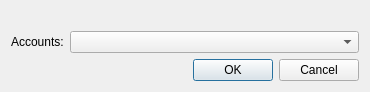
<?xml version="1.0" encoding="UTF-8"?>
<ui version="4.0">
 <class>AccountHandlerChooserDialog</class>
 <widget class="QDialog" name="AccountHandlerChooserDialog">
  <property name="geometry">
   <rect>
    <x>0</x>
    <y>0</y>
    <width>370</width>
    <height>91</height>
   </rect>
  </property>
  <property name="windowTitle">
   <string>Chose account</string>
  </property>
  <layout class="QVBoxLayout" name="verticalLayout">
   <item>
    <widget class="QLabel" name="Text_">
     <property name="text">
      <string/>
     </property>
    </widget>
   </item>
   <item>
    <layout class="QHBoxLayout" name="horizontalLayout">
     <item>
      <widget class="QLabel" name="label">
       <property name="text">
        <string>Accounts:</string>
       </property>
      </widget>
     </item>
     <item>
      <widget class="QComboBox" name="AccountsBox_">
       <property name="sizePolicy">
        <sizepolicy hsizetype="Expanding" vsizetype="Fixed">
         <horstretch>0</horstretch>
         <verstretch>0</verstretch>
        </sizepolicy>
       </property>
      </widget>
     </item>
    </layout>
   </item>
   <item>
    <widget class="QDialogButtonBox" name="buttonBox">
     <property name="orientation">
      <enum>Qt::Horizontal</enum>
     </property>
     <property name="standardButtons">
      <set>QDialogButtonBox::Cancel|QDialogButtonBox::Ok</set>
     </property>
    </widget>
   </item>
  </layout>
 </widget>
 <resources/>
 <connections>
  <connection>
   <sender>buttonBox</sender>
   <signal>accepted()</signal>
   <receiver>AccountHandlerChooserDialog</receiver>
   <slot>accept()</slot>
   <hints>
    <hint type="sourcelabel">
     <x>248</x>
     <y>254</y>
    </hint>
    <hint type="destinationlabel">
     <x>157</x>
     <y>274</y>
    </hint>
   </hints>
  </connection>
  <connection>
   <sender>buttonBox</sender>
   <signal>rejected()</signal>
   <receiver>AccountHandlerChooserDialog</receiver>
   <slot>reject()</slot>
   <hints>
    <hint type="sourcelabel">
     <x>316</x>
     <y>260</y>
    </hint>
    <hint type="destinationlabel">
     <x>286</x>
     <y>274</y>
    </hint>
   </hints>
  </connection>
 </connections>
</ui>
